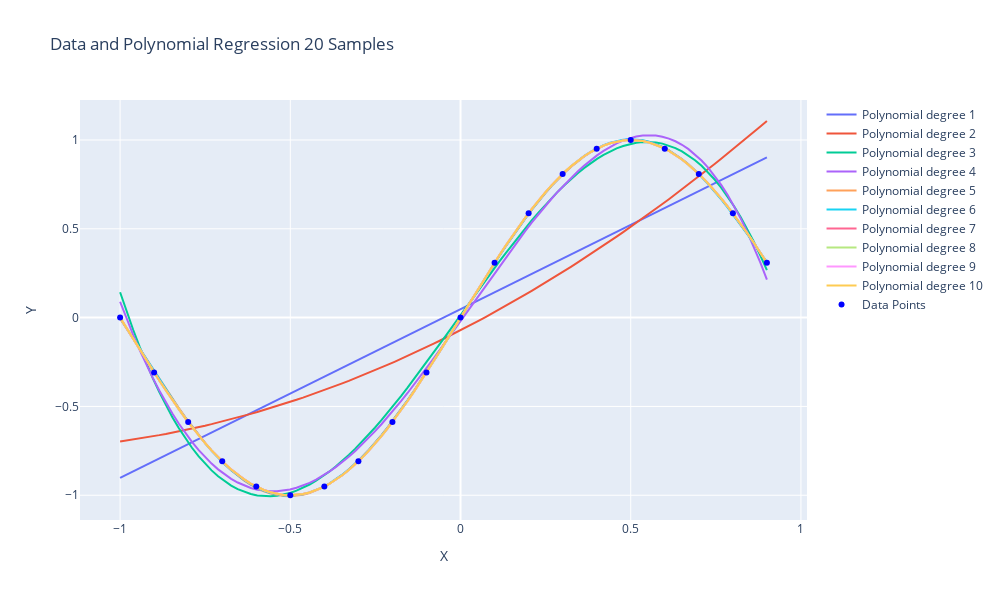

Write notebook code for a chart like this one.
### Code cell
# sin noiseless 20 sample
print("sin noiseless 20 sample")
df = pd.read_csv("data/sin experiment/sin_noiseless_20sample.csv")

w_list = []
for degree in range(1, MAX_DEGREE+1):
    w = np.polyfit(df["x"], df["y"], degree)
    w_list.append(w)
    RMSE = CalculateMSE_poly(df["x"], df["y"], w)**(1/2)
    print(f'Degree = {degree} | RMSE = {RMSE:.4f}')
model_plot(df["x"],df["y"],w_list)
